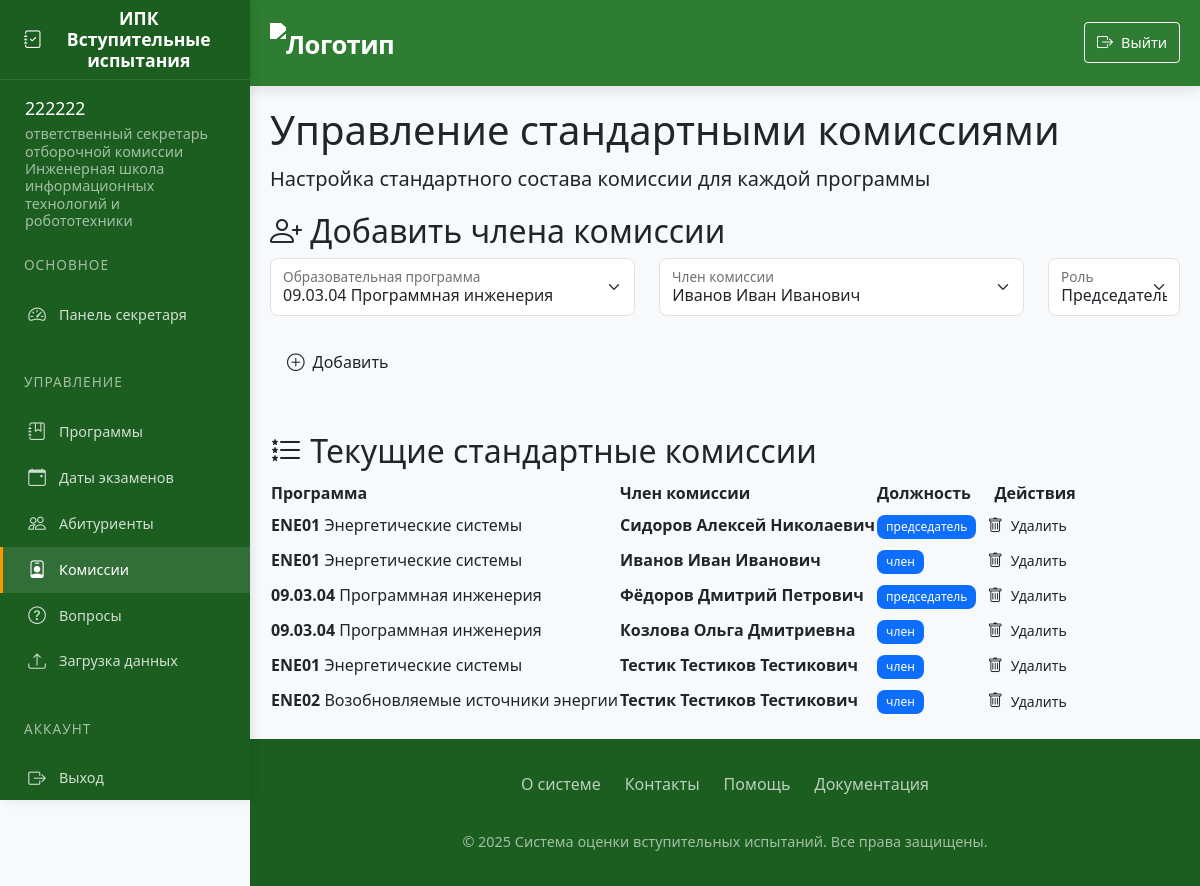
The page /standard_commission (signed in) on the database its author committed.
### app/models.py (models this page shows)
class User(UserMixin, db.Model):
    id = db.Column(db.Integer, primary_key=True)
    username = db.Column(db.String(80), unique=True, nullable=False)
    password = db.Column(db.String(120), nullable=False)
    full_name = db.Column(db.String(100), nullable=False)
    position = db.Column(db.String(100), nullable=False)
    role = db.Column(db.String(20), nullable=False)  # 'admin', 'secretary', 'commission'
    school_id = db.Column(db.Integer, db.ForeignKey('engineering_school.id'))
    engineering_school = db.relationship('EngineeringSchool', backref='users')
    commission_members = db.relationship('CommissionMember', back_populates='user', cascade='all, delete-orphan')
    standard_commissions = db.relationship('StandardCommission', back_populates='user', cascade='all, delete-orphan')

class EngineeringSchool(db.Model):
    id = db.Column(db.Integer, primary_key=True)
    name = db.Column(db.String(100), nullable=False, unique=True)
    programs = db.relationship('Program', backref='school', lazy=True)

class StandardCommission(db.Model):
    id = db.Column(db.Integer, primary_key=True)
    program_id = db.Column(db.Integer, db.ForeignKey('program.id'), nullable=False)
    user_id = db.Column(db.Integer, db.ForeignKey('user.id'), nullable=False)
    role = db.Column(db.String(50), nullable=False)  # 'председатель', 'заместитель', 'член'
    user = db.relationship('User', back_populates='standard_commissions')

class Program(db.Model):
    id = db.Column(db.Integer, primary_key=True)
    code = db.Column(db.String(50), nullable=False)
    name = db.Column(db.String(200), nullable=False)
    school_id = db.Column(db.Integer, db.ForeignKey('engineering_school.id'))
    questions = db.relationship('Question', backref='program', lazy=True, cascade='all, delete-orphan')
    standard_commission = db.relationship('StandardCommission', backref='program', lazy=True, cascade='all, delete-orphan')
    applicants = db.relationship('Applicant', backref='program', lazy=True, cascade='all, delete-orphan', passive_deletes=True)
    exam_dates = db.relationship('ExamDate', backref='program', lazy=True, cascade='all, delete-orphan',passive_deletes=True)
    oop = db.relationship("Oop", backref='program', lazy=True, cascade='all, delete-orphan')  # Важно: cascade

### app/routes.py (the view, shortened to what this page needs)
@routes.route('/standard_commission', methods=['GET', 'POST'])
@login_required
def standard_commission():
    if current_user.role not in ['admin', 'secretary']:
        abort(403)
    form = StandardCommissionForm()
    if current_user.role == 'secretary':
        form.program_id.choices = [
            (p.id, f"{p.code} {p.name}")
            for p in Program.query.filter_by(school_id=current_user.school_id)
        ]
    commissions = StandardCommission.query.all()
    return render_template('standard_commission.html', form=form, commissions=commissions)

### app/forms.py
class StandardCommissionForm(FlaskForm):
    program_id = SelectField('Программа', coerce=int, validators=[DataRequired()])
    user_id = SelectField('Член комиссии', coerce=int, validators=[DataRequired()])
    role = SelectField('Должность', choices=[
        ('председатель', 'Председатель'),
        ('заместитель', 'Заместитель председателя'),
        ('член', 'Член комиссии')
    ], validators=[DataRequired()])
    submit = SubmitField('Добавить')
    def __init__(self, *args, **kwargs):
        super(StandardCommissionForm, self).__init__(*args, **kwargs)
        self.program_id.choices = [(p.id, f"{p.code} {p.name}") for p in Program.query.all()]
        self.user_id.choices = [(u.id, u.full_name) for u in User.query.filter(User.role.in_(['commission', 'secretary', 'admin'])).all()]

### app/templates/standard_commission.html (shortened to what this page needs)
{% extends "base.html" %}
{% block content %}
<div class="spacer-lg">
    <h1>Управление стандартными комиссиями</h1>
    <p class="lead">Настройка стандартного состава комиссии для каждой программы</p>
    <div class="card-elegant mb-5">
        <div class="card-header-elegant">
            <h2><i class="bi bi-person-plus"></i> Добавить члена комиссии</h2>
        </div>
        <div class="card-body">
            <form method="POST">
                <div class="row g-4">
                    <div class="col-md-5">
                        <div class="form-floating">
                            {{ form.program_id(class="form-control-elegant form-select") }}
                            <label>Образовательная программа</label>
                        </div>
                    </div>
                    <div class="col-md-5">
                        <div class="form-floating">
                            {{ form.user_id(class="form-control-elegant form-select") }}
                            <label>Член комиссии</label>
                        </div>
                    </div>
                    <div class="col-md-2">
                        <div class="form-floating">
                            {{ form.role(class="form-control-elegant form-select") }}
                            <label>Роль</label>
                        </div>
                    </div>
                </div>
                <button type="submit" class="btn btn-primary-elegant w-100 mt-4">
                    <i class="bi bi-plus-circle"></i> Добавить
                </button>
            </form>
        </div>
    </div>
    <div class="card-elegant">
        <div class="card-header-elegant">
            <h2><i class="bi bi-list-stars"></i> Текущие стандартные комиссии</h2>
        </div>
        <div class="card-body">
            {% if commissions %}
            <div class="table-responsive">
                <table class="elegant-table">
                    <thead>
                        <tr>
                            <th>Программа</th>
                            <th>Член комиссии</th>
                            <th>Должность</th>
                            <th class="text-end">Действия</th>
                        </tr>
                    </thead>
                    <tbody>
                        {% for commission in commissions %}
                        <tr>
                            <td>
                                <strong>{{ commission.program.code }}</strong>
                                {{ commission.program.name }}
                            </td>
                            <td class="fw-bold">{{ commission.user.full_name }}</td>
                            <td>
                                <span class="badge bg-primary">{{ commission.role }}</span>
                            </td>
                            <td class="text-end">
                                <form action="{{ url_for('routes.delete_standard_commission', commission_id=commission.id) }}" method="POST">
                                    <button type="submit" class="btn btn-outline-elegant btn-sm"
                                            onclick="return confirm('Вы уверены?')">
                                        <i class="bi bi-trash"></i> Удалить
                                    </button>
                                </form>
                            </td>
                        </tr>
                        {% endfor %}
                    </tbody>
                </table>
            </div>
            {% else %}
            <div class="alert alert-light text-center">
                <i class="bi bi-info-circle"></i> Нет данных о стандартных комиссиях
            </div>
            {% endif %}
        </div>
    </div>
</div>
{% endblock %}

### app/templates/base.html (shortened to what this page needs)
<!DOCTYPE html>
<html lang="ru">
<head>
    <link href="https://cdn.jsdelivr.net/npm/bootstrap@5.3.0/dist/css/bootstrap.min.css" rel="stylesheet">
    <link rel="stylesheet" href="https://cdn.jsdelivr.net/npm/bootstrap-icons@1.10.0/font/bootstrap-icons.css">
    <link rel="stylesheet" href="{{ url_for('static', filename='style.css') }}">
</head>
<body>
    <aside class="sidebar" id="sidebar">
        <div class="sidebar-header">
            <h3 class="sidebar-title">
                <i class="bi bi-journal-check"></i>
                <span>ИПК Вступительные испытания</span>
            </h3>
        </div>
        <nav class="sidebar-menu">
    {% if current_user.is_authenticated %}
            <div class="user-info">
            <div class="user-name">{{ current_user.full_name }}</div>
            <div class="user-role-text">
                {% if current_user.role == 'admin' %}
                    администратор системы
                {% elif current_user.role == 'secretary' %}
                    ответственный секретарь отборочной комиссии
                    {% if current_user.engineering_school %} {{ current_user.engineering_school.name }} {% endif %}
                {% elif current_user.role == 'teacher' %}
                    преподаватель
                    {% if current_user.engineering_school %} {{ current_user.engineering_school.name }} {% endif %}
                {% else %}
                    {{ current_user.role }}
                {% endif %}
            </div>
        </div>
                <div class="menu-section">
                    <div class="menu-section-title">Основное</div>
                    {% if current_user.role == 'admin' %}
                        <a href="{{ url_for('routes.admin_dashboard') }}" class="menu-item {% if request.endpoint == 'routes.admin_dashboard' %}active{% endif %}">
                            <i class="bi bi-speedometer2"></i>
                            <span>Панель управления</span>
                        </a>
                    {% elif current_user.role == 'secretary' %}
                        <a href="{{ url_for('routes.secretary_dashboard') }}" class="menu-item {% if request.endpoint == 'routes.secretary_dashboard' %}active{% endif %}">
                            <i class="bi bi-speedometer2"></i>
                            <span>Панель секретаря</span>
                        </a>
                    {% elif current_user.role == 'teacher' %}
                        <a href="{{ url_for('routes.teacher_dashboard') }}" class="menu-item {% if request.endpoint == 'routes.teacher_dashboard' %}active{% endif %}">
                            <i class="bi bi-speedometer2"></i>
                            <span>Панель преподавателя</span>
                        </a>
                    {% elif current_user.role == 'student' %}
                        <a href="{{ url_for('routes.student_dashboard') }}" class="menu-item {% if request.endpoint == 'routes.student_dashboard' %}active{% endif %}">
                            <i class="bi bi-speedometer2"></i>
                            <span>Мои тесты</span>
                        </a>
                    {% endif %}
                </div>
                {% if current_user.role in ['admin', 'secretary'] %}
                <div class="menu-section">
                    <div class="menu-section-title">Управление</div>
                    <a href="{{ url_for('routes.programs') }}" class="menu-item {% if request.endpoint == 'routes.programs' %}active{% endif %}">
                        <i class="bi bi-journal-bookmark"></i>
                        <span>Программы</span>
                    </a>
                    <a href="{{ url_for('routes.exam_dates') }}" class="menu-item {% if request.endpoint == 'routes.exam_dates' %}active{% endif %}">
                        <i class="bi bi-calendar-event"></i>
                        <span>Даты экзаменов</span>
                    </a>
                    <a href="{{ url_for('routes.applicants') }}" class="menu-item {% if request.endpoint == 'routes.applicants' %}active{% endif %}">
                        <i class="bi bi-people"></i>
                        <span>Абитуриенты</span>
                    </a>
                    <a href="{{ url_for('routes.standard_commission') }}" class="menu-item {% if request.endpoint == 'routes.standard_commission' %}active{% endif %}">
                        <i class="bi bi-person-badge"></i>
                        <span>Комиссии</span>
                    </a>
                    <a href="{{ url_for('routes.questions') }}" class="menu-item {% if request.endpoint == 'routes.questions' %}active{% endif %}">
                        <i class="bi bi-question-circle"></i>
                        <span>Вопросы</span>
                    </a>
                    <a href="{{ url_for('routes.upload_schedule') }}" class="menu-item {% if request.endpoint == 'routes.upload_schedule' %}active{% endif %}">
                        <i class="bi bi-upload"></i>
                        <span>Загрузка данных</span>
                    </a>
                </div>
                {% endif %}
                <div class="menu-section">
                    <div class="menu-section-title">Аккаунт</div>
                    <a href="{{ url_for('routes.logout') }}" class="menu-item">
                        <i class="bi bi-box-arrow-right"></i>
                        <span>Выход</span>
                    </a>
                </div>
            {% endif %}
        </nav>
    </aside>
    <div class="main-wrapper">
        <header class="main-header">
            <div class="header-container">
                <div class="header-left">
                    <a href="{{ url_for('routes.home') }}" class="logo">
                        <img src="https://apply.tpu.ru/images/2022/footer-logo-ru.svg" alt="Логотип">
                    </a>
                </div>
                <nav class="user-nav">
                    {% if current_user.is_authenticated %}
                    <a href="{{ url_for('routes.logout') }}" class="logout-btn">
                        <i class="bi bi-box-arrow-right"></i>
                        <span>Выйти</span>
                    </a>
                    {% else %}
                    <a href="{{ url_for('routes.login') }}" class="outline-btn">
                        <i class="bi bi-box-arrow-in-right"></i>
                        <span>Войти</span>
                    </a>
                    {% endif %}
                </nav>
            </div>
        </header>
        <main class="main-content">
        {% block content %}{% endblock %}
    </main>
        <footer class="main-footer">
            <div class="footer-content">
                <div class="footer-links">
                    <a href="#" class="footer-link">О системе</a>
                    <a href="#" class="footer-link">Контакты</a>
                    <a href="#" class="footer-link">Помощь</a>
                    <a href="#" class="footer-link">Документация</a>
                </div>
                <div class="footer-copyright">
                    &copy; 2025 Система оценки вступительных испытаний. Все права защищены.
                </div>
            </div>
        </footer>
    </div>
</body>
</html>

### static/style.css (style rules this page uses)
:root { --primary: #0d6efd; --secondary: #6c757d; --success: #198754; --info: #0dcaf0; --warning: #ffc107; --danger: #dc3545; --light: #f8f9fa; --dark: #212529; }
body { font-family: 'Segoe UI', Tahoma, Geneva, Verdana, sans-serif; background-color: #f8fafc; color: #333; }
header { box-shadow: 0 2px 10px rgba(0, 0, 0, 0.1); z-index: 1030; }
.btn { border-radius: 0.5rem; font-weight: 500; padding: 0.5rem 1rem; transition: all 0.2s; display: inline-flex; align-items: center; gap: 0.5rem; }
.btn i { font-size: 1.1em; }
.btn-sm { padding: 0.25rem 0.5rem; }
.form-control, .form-select { border-radius: 0.5rem; padding: 0.75rem; border: 1px solid #dee2e6; }
.form-floating > .form-control, .form-floating > .form-select { height: calc(3.5rem + 2px); line-height: 1.25; }
.form-floating > label { padding: 1rem 0.75rem; }
.badge { font-weight: 500; padding: 0.5em 0.75em; border-radius: 0.5rem; }

### rows shown on the page
User: full_name "222222"
EngineeringSchool: engineering_school.name "Инженерная школа информационных технологий и робототехники"
StandardCommission: program.code "ENE01", program.name "Энергетические системы", user.full_name "Сидоров Алексей Николаевич", role "председатель"
StandardCommission: program.code "ENE01", program.name "Энергетические системы", user.full_name "Иванов Иван Иванович", role "член"
StandardCommission: program.code "09.03.04", program.name "Программная инженерия", user.full_name "Фёдоров Дмитрий Петрович", role "председатель"
StandardCommission: program.code "09.03.04", program.name "Программная инженерия", user.full_name "Козлова Ольга Дмитриевна", role "член"
StandardCommission: program.code "ENE01", program.name "Энергетические системы", user.full_name "Тестик Тестиков Тестикович", role "член"
StandardCommission: program.code "ENE02", program.name "Возобновляемые источники энергии", user.full_name "Тестик Тестиков Тестикович", role "член"
